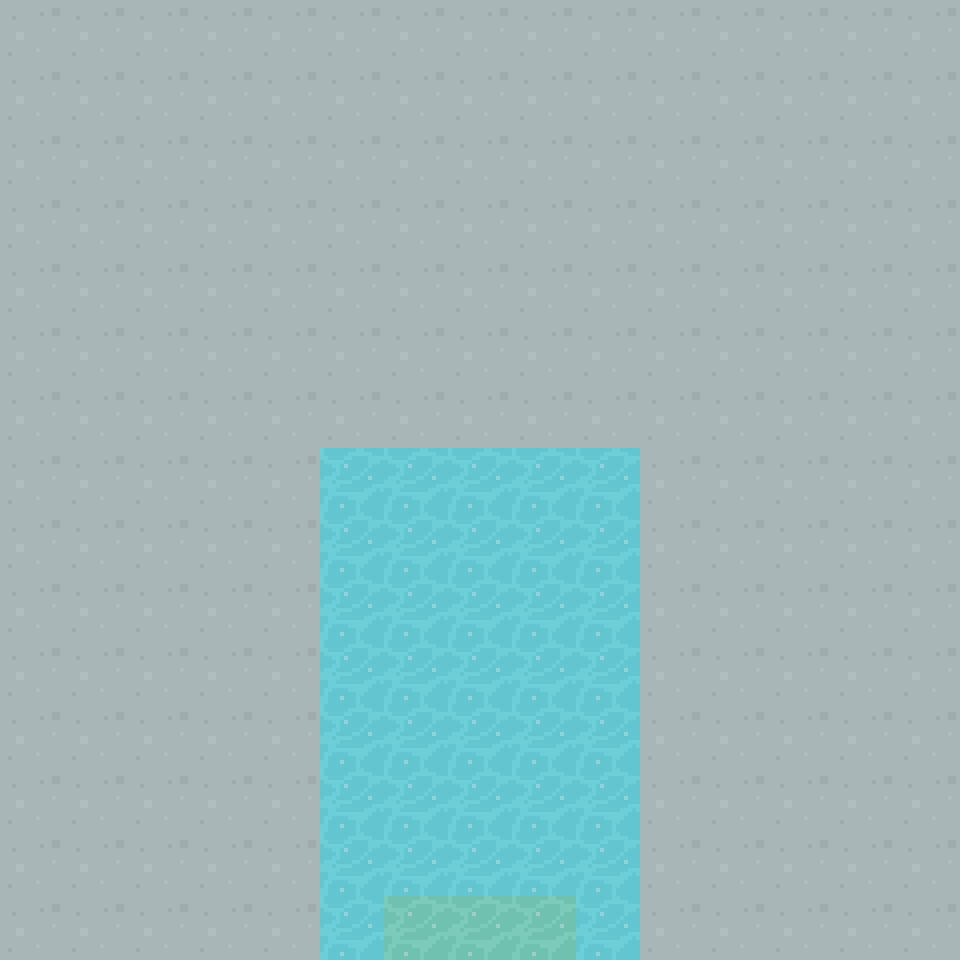

Tiled map render using the project's own tile images. Description and the whole map definition, tile-layer contents included, below:
An orthogonal 15x15 tile map with 64x64 px tiles, 1 tile layer (Tile Layer 1) and 1 object (SOUTH).

<map version="1.5" tiledversion="1.5.0" orientation="orthogonal" renderorder="right-down" width="15" height="15" tilewidth="64" tileheight="64" infinite="0" nextlayerid="3" nextobjectid="3">
 <tileset firstgid="1" source="../64TilesheetDungeon.tsx" />
 <layer id="1" name="Tile Layer 1" width="15" height="15">
  <data encoding="csv">
68,68,68,68,68,68,68,68,68,68,68,68,68,68,68,
68,68,68,68,68,68,68,68,68,68,68,68,68,68,68,
68,68,68,68,68,68,68,68,68,68,68,68,68,68,68,
68,68,68,68,68,68,68,68,68,68,68,68,68,68,68,
68,68,68,68,68,68,68,68,68,68,68,68,68,68,68,
68,68,68,68,68,68,68,68,68,68,68,68,68,68,68,
68,68,68,68,68,68,68,68,68,68,68,68,68,68,68,
68,68,68,68,68,321,321,321,321,321,68,68,68,68,68,
68,68,68,68,68,321,321,321,321,321,68,68,68,68,68,
68,68,68,68,68,321,321,321,321,321,68,68,68,68,68,
68,68,68,68,68,321,321,321,321,321,68,68,68,68,68,
68,68,68,68,68,321,321,321,321,321,68,68,68,68,68,
68,68,68,68,68,321,321,321,321,321,68,68,68,68,68,
68,68,68,68,68,321,321,321,321,321,68,68,68,68,68,
68,68,68,68,68,321,326,326,326,321,68,68,68,68,68
</data>
 </layer>
 <objectgroup id="2" name="Object Layer 1">
  <object id="2" name="SOUTH" x="384" y="896" width="192" height="64" />
 </objectgroup>
</map>
